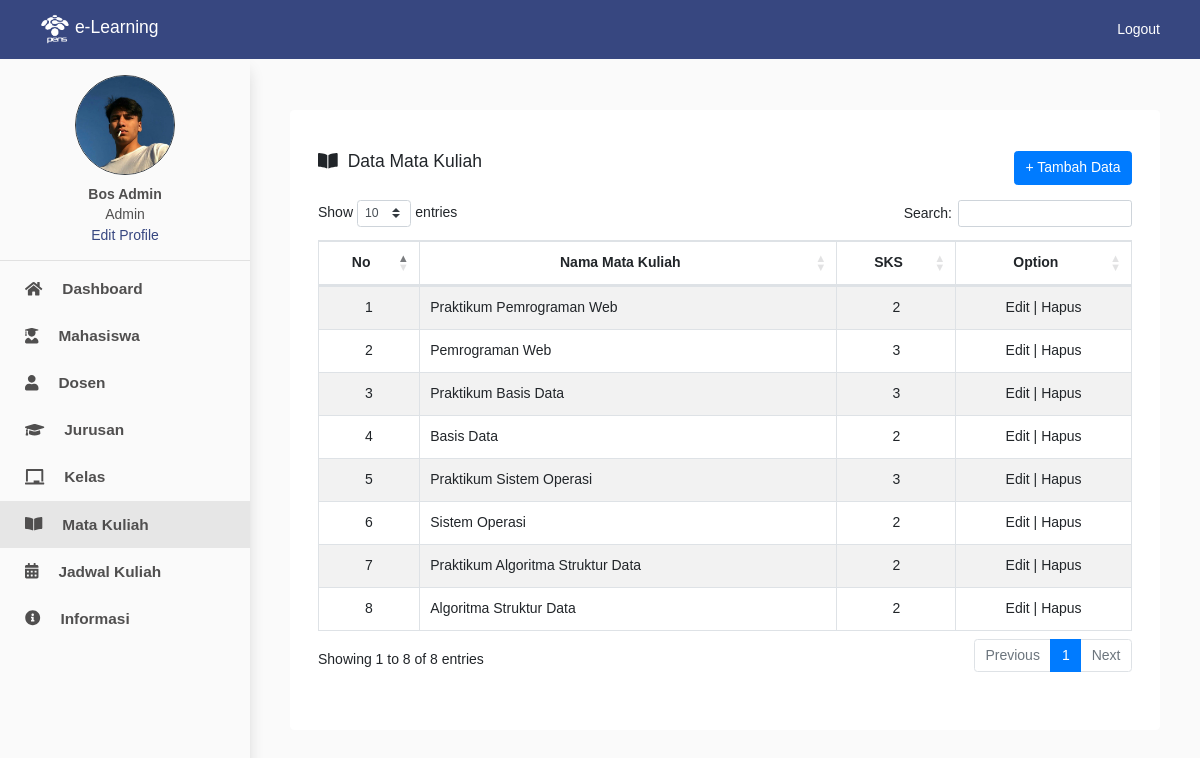
Page /view/admin/daftarMatkul.php (signed in) on the committed database.
### tables this page shows
CREATE TABLE `user` (
  `id` int(11) NOT NULL,
  `user_id` int(11) NOT NULL,
  `nama` varchar(100) NOT NULL,
  `email` varchar(100) NOT NULL,
  `password` varchar(100) NOT NULL,
  `nama_foto` varchar(100) NOT NULL,
  `tipe_foto` varchar(100) NOT NULL,
  `role` varchar(100) NOT NULL
);

CREATE TABLE `matkul` (
  `id` int(11) NOT NULL,
  `matkul` varchar(100) NOT NULL,
  `sks` varchar(100) NOT NULL
);

### view/admin/daftarMatkul.php (the view, shortened to what this page needs)
<?php
include '../../config/connection.php';
$id = $_SESSION['id'];
$query = mysqli_query($connection, "SELECT * FROM user WHERE id = $id");
$result = mysqli_fetch_assoc($query);
?>
<!DOCTYPE html>
<html lang="en">
<head>
    <link rel="stylesheet" href="https://cdn.jsdelivr.net/npm/bootstrap@4.6.0/dist/css/bootstrap.min.css">
    <link rel="stylesheet" href="https://cdnjs.cloudflare.com/ajax/libs/font-awesome/5.13.0/css/all.min.css">
    <link rel="stylesheet" href="https://cdnjs.cloudflare.com/ajax/libs/twitter-bootstrap/4.5.2/css/bootstrap.css">
    <link rel="stylesheet" href="https://cdn.datatables.net/1.10.24/css/dataTables.bootstrap4.min.css">
    <link rel="stylesheet" href="../style.css">
</head>
<body style="background: #fafafa">
    <nav class="navbar navbar-light fixed-top" style="padding: 10px 40px; background-color: #374780">
        <a class="navbar-brand" href="#" style="color: #ffff">
            <img src="../assets/pens_putih.png" width="30" height="30" class="d-inline-block align-top" alt="">
            e-Learning
        </a>
        <span class="navbar-text">
            <a href="../../config/logout.php" style="color: #ffff; text-decoration: none">Logout</a>
        </span>
    </nav>
    <div class="wrapper">
        <nav id="sidebar">
            <div style="text-align: center; margin-top: 15px">
                <?php
                if ($result['nama_foto'] == '') {
                ?><img src="../assets/user.png" width="90px" height="90px" class="rounded-circle border border-dark"><br><br>
                <?php
                } else {
                ?><img src="../../profileUser/<?php echo $result['nama_foto'] ?>" width="100px" height="100px" class="rounded-circle border border-dark"><br><br>
                <?php
                }
                ?>
                <p style="margin-top: -12px; font-weight: bold; margin-bottom: 2px"><?php echo $result['nama'] ?></p>
                <p style="margin-top: -3px; margin-bottom: 0px">Admin</p>
                <a href="" style="color:#374780" data-toggle="modal" data-target="#editProfile">Edit Profile</a>
            </div>
            <hr>
            <ul class="list-unstyled components" style="margin-top: -10px">
                <li>
                    <a href="dashboard.php"><span class="fas fa-home" style="margin-right: 20px;"></span>Dashboard</a>
                </li>
                <li>
                    <a href="daftarMahasiswa.php"><span class="fas fa-user-graduate" style="margin-right: 20px;"></span>Mahasiswa</a>
                </li>
                <li>
                    <a href="daftarDosen.php"><span class="fas fa-user" style="margin-right: 20px;"></span>Dosen</a>
                </li>
                <li>
                    <a href="daftarJurusan.php"><span class="fas fa-graduation-cap" style="margin-right: 20px;"></span>Jurusan</a>
                </li>
                <li>
                    <a href="daftarKelas.php"><span class="fas fa-chalkboard" style="margin-right: 20px;"></span>Kelas</a>
                </li>
                <li class="active">
                    <a href="daftarMatkul.php"><span class="fas fa-book-open" style="margin-right: 20px;"></span>Mata Kuliah</a>
                </li>
                <li>
                    <a href="jadwalKuliah.php"><span class="fas fa-calendar-alt" style="margin-right: 20px;"></span>Jadwal Kuliah</a>
                </li>
                <li>
                    <a href="informasi.php"><span class="fas fa-info-circle" style="margin-right: 20px;"></span>Informasi</a>
                </li>
            </ul>
        </nav>
        <div class="content">
            <div style="padding: 30px 20px">
                <div class="jumbotron" style="background-color: #fff">
                    <div style="display: flex; justify-content: space-between">
                        <h5 style="margin-top: -15px; margin-bottom: 15px"><span class="fas fa-book-open" style="margin-right: 10px;"></span>Data Mata Kuliah</h5>
                        <button type="button" class="btn btn-primary" data-toggle="modal" data-target="#inputData" style="margin-top: -15px; margin-bottom: 15px">
                            + Tambah Data
                        </button>
                    </div>
                    <section>
                        <table id="example" class="table table-striped table-bordered" style="width:100%">
                            <thead>
                                <tr>
                                    <th style="text-align: center">No</th>
                                    <th style="text-align: center">Nama Mata Kuliah</th>
                                    <th style="text-align: center">SKS</th>
                                    <th style="text-align: center">Option</th>
                                </tr>
                            </thead>
                            <tbody>
                                <?php
                                $dataMatkul = mysqli_query($connection, "SELECT * FROM matkul");
                                foreach ($dataMatkul as $key => $value) { ?>
                                    <tr>
                                        <td style="text-align: center"><?php echo ++$key ?></td>
                                        <td><?php echo $value['matkul'] ?></td>
                                        <td style="text-align: center"><?php echo $value['sks'] ?></td>
                                        <td style="text-align: center">
                                            <a href="" data-toggle="modal" data-target="#editData<?php echo $value['id'] ?>">Edit</a> |
                                            <a href="" data-toggle="modal" data-target="#deleteData<?php echo $value['id'] ?>">Hapus</a>
                                        </td>
                                    </tr>
                                <?php
                                }
                                ?>
                            </tbody>
                        </table>
                    </section>
                </div>
            </div>
        </div>
    </div>
</body>
</html>

### view/style.css (style rules this page uses)
* { font-family: 'Poppins', sans-serif; font-size: 14px; }
.wrapper { display: flex; width: 100%; align-items: stretch; margin-top: 60px }
a, a:hover, a:focus { color: inherit; text-decoration: none; transition: all 0.3s; }
#sidebar { min-width: 250px; max-width: 250px; min-height: 100vh; background: rgb(250, 250, 250); color: rgb(80, 79, 79); transition: all 0.3s; box-shadow: 0 8px 16px -4px rgb(199, 199, 199); position: fixed; }
#sidebar ul li a { padding: 12px 25px; font-size: 1.1em; display: block; font-weight: 600; }
#sidebar ul li.active { color: rgb(80, 79, 79); background: #e6e6e6; }
.content { width: 100%; padding: 20px; min-height: 100vh; margin-left: 250px; }

### rows in the picture
user: nama_foto (picture), nama "Bos Admin"
matkul: matkul "Praktikum Pemrograman Web", sks "2"
matkul: matkul "Pemrograman Web", sks "3"
matkul: matkul "Praktikum Basis Data", sks "3"
matkul: matkul "Basis Data", sks "2"
matkul: matkul "Praktikum Sistem Operasi", sks "3"
matkul: matkul "Sistem Operasi", sks "2"
matkul: matkul "Praktikum Algoritma Struktur Data", sks "2"
matkul: matkul "Algoritma Struktur Data", sks "2"
